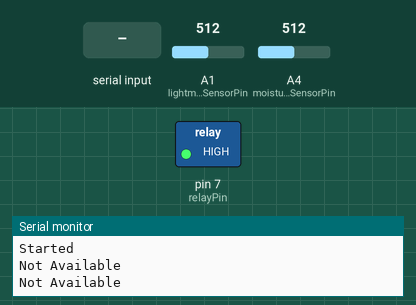
This sketch was run on a simulated Arduino Uno, built with avr-gcc and run on an emulated ATmega328P. On the bench: switched loads named in the sketch (green lamp = pin HIGH), the last lines printed to the serial monitor. The test bench sets the inputs (shaded band); at power-on: A1 (lightmoistureSensorPin) = 512, A4 (moistureSensorPin) = 512.

Above: at 5.8 s.
5.9 s: "1" received over the second serial link
At 11.2 s:
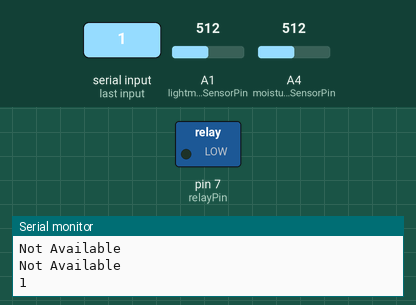
11.9 s: "0" received over the second serial link
At 16.3 s:
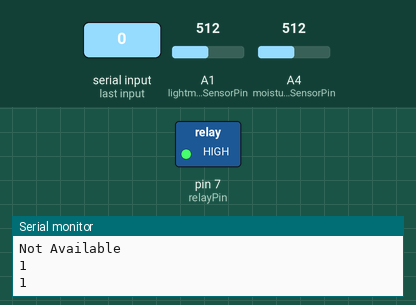
Timing chart, 0 to 17.8 s (numbered marks = the images above; inputs shaded):
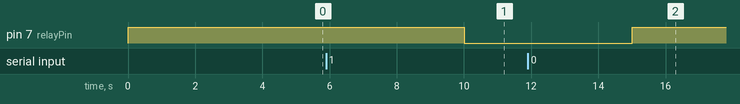

The sketch:

WateringSystem_Arduino.ino
```cpp
#include<SoftwareSerial.h>
SoftwareSerial BLE_DEVICE(2, 3);
#define relayPin 7
#define moistureSensorPin A4
#define lightmoistureSensorPin A1
int moisture = 0;
int light = 0;
void setup() {
  // put your setup code here, to run once:
  Serial.begin(9600);
  Serial.println("Started");
  BLE_DEVICE.begin(9600);
  pinMode(relayPin, OUTPUT);
  // Make sure relay is off initially
  digitalWrite(relayPin, HIGH);
}

void loop() {
  // put your main code here, to run repeatedly:
  sendMoistureData();
  sendLightData();
  relayControl();
  delay(5000);
}

// Normalize to 8bit data at receiver
int normalize(int val) {
  return 256 * val / 1024;
}

void sendMoistureData() {
  moisture = analogRead(moistureSensorPin);
  BLE_DEVICE.write(normalize(moisture));
}

void sendLightData() {
  light = analogRead(lightmoistureSensorPin);
  BLE_DEVICE.write(normalize(light));
}

void relayControl() {
    if (BLE_DEVICE.available() > 0) {
    Serial.println(BLE_DEVICE.available());
    char rec = char(BLE_DEVICE.read());
    if (rec == '1') {
      digitalWrite(relayPin, LOW);
    } else{
      digitalWrite(relayPin, HIGH);
    }
  } else {
    Serial.println("Not Available");
  }
}
```

Measured:
- after the input at 5.9 s, pin 7 (relayPin): HIGH → LOW after 4.1 s
- after the input at 11.9 s, pin 7 (relayPin): LOW → HIGH after 3.1 s
